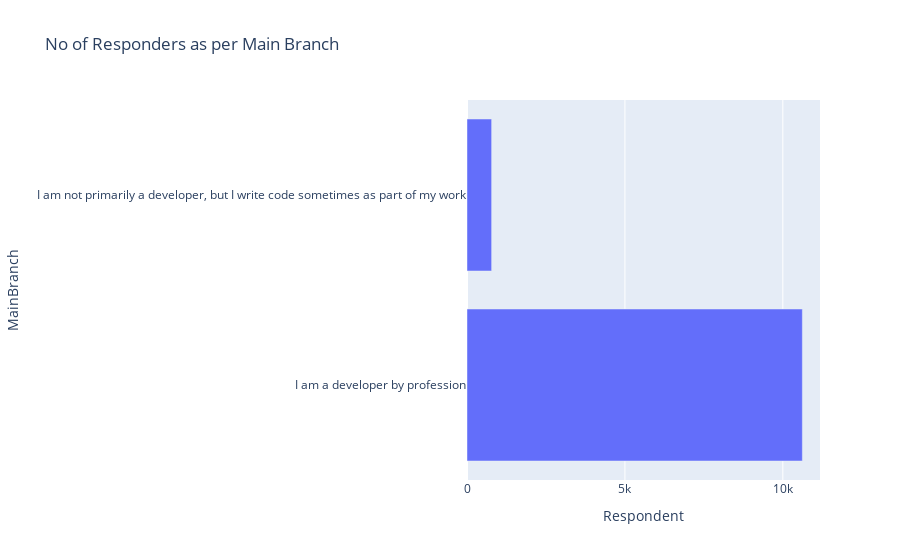

The cell this chart's notebook holds for it:
### Markdown cell above
Create a horizontal bar chart using column `MainBranch.`

### Code cell
# your code goes here
QUERY = """
SELECT Respondent, MainBranch
FROM master
"""
df8 = pd.read_sql_query(QUERY,conn)
group = df8.groupby('MainBranch',as_index=False).count()
fig = px.bar(group, x='Respondent', y='MainBranch', title='No of Responders as per Main Branch') 
fig.show()

### Figure 1 — Plotly figure (JSON) as saved in the notebook; plotly's stock layout.template omitted (floating-point values rounded to 4 significant figures)
{"data": [{"alignmentgroup": "True", "hovertemplate": "Respondent=%{x}<br>MainBranch=%{y}<extra></extra>", "legendgroup": "", "marker": {"color": "#636efa", "pattern": {"shape": ""}}, "name": "", "offsetgroup": "", "orientation": "h", "showlegend": false, "textposition": "auto", "type": "bar", "x": [10618, 780], "xaxis": "x", "y": ["I am a developer by profession", "I am not primarily a developer, but I write code sometimes as part of my work"], "yaxis": "y"}], "layout": {"autosize": true, "barmode": "relative", "legend": {"tracegroupgap": 0}, "title": {"text": "No of Responders as per Main Branch"}, "xaxis": {"anchor": "y", "autorange": true, "domain": [0, 1], "range": [0, 11180.0], "title": {"text": "Respondent"}, "type": "linear"}, "yaxis": {"anchor": "x", "autorange": true, "domain": [0, 1], "range": [-0.5, 1.5], "title": {"text": "MainBranch"}, "type": "category"}}}
